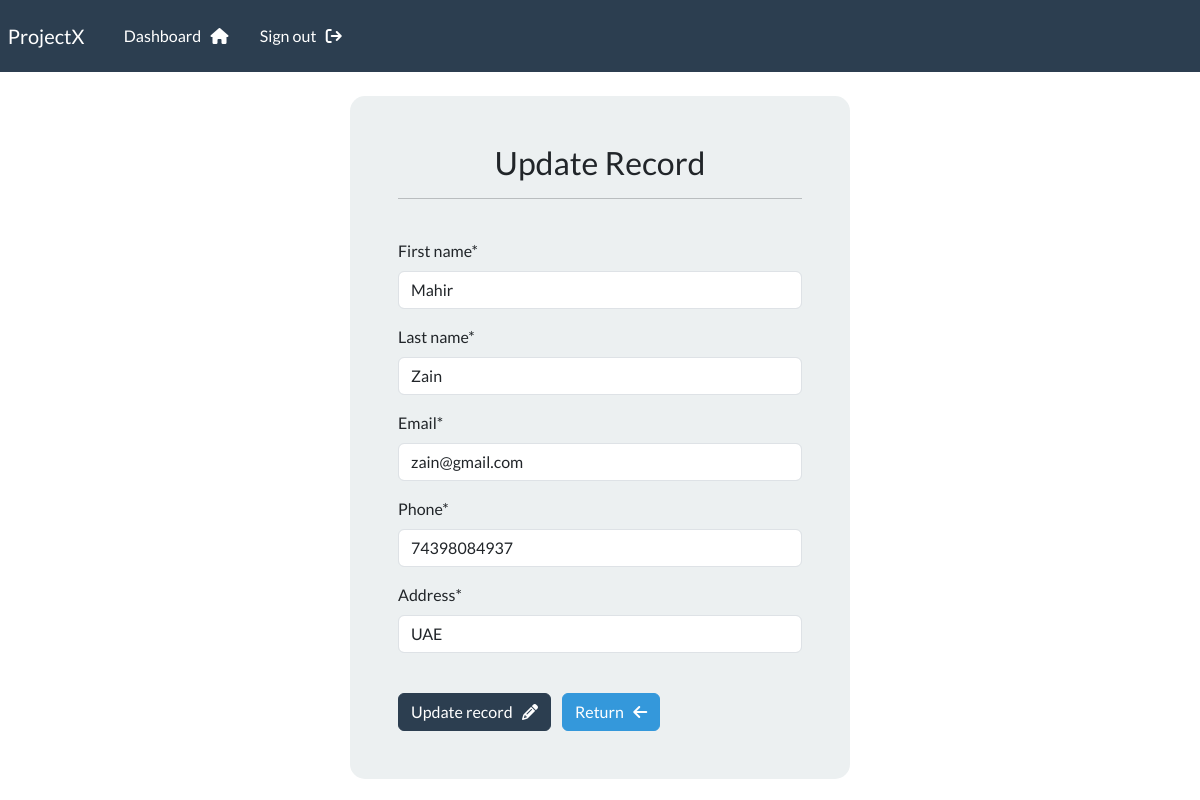
Page /update-record/2 (signed in) on the committed database.
### webapp/models.py (models this page shows, shortened)
class Record(models.Model):
    creation_date = models.DateTimeField(auto_now_add=True)
    first_name = models.CharField(max_length=100)
    last_name = models.CharField(max_length=100)
    email = models.CharField(max_length=255)
    phone = models.CharField(max_length=20)
    address = models.CharField(max_length=300)

### webapp/views.py (the view)
# urls.py: path('update-record/<int:pk>', update_record, name='update-record'),
@login_required(login_url='login')
def update_record(request,pk):
    record = Record.objects.get(id=pk)
    form = UpdateRecordForm(instance=record)
    if request.method == 'POST':
        form = UpdateRecordForm(request.POST, instance=record)
        if form.is_valid():
            form.save()
            messages.success(request, "Record updated successfully!")
            return redirect("dashboard")
    context = {'form': form}
    return render(request, 'webapp/update-record.html', context=context)

### webapp/forms.py
class UpdateRecordForm(forms.ModelForm):
    class Meta:
        model = Record
        fields = ['first_name', 'last_name', 'email', 'phone', 'address']

### webapp/templates/webapp/update-record.html
{% extends "webapp/base.html" %} {% load crispy_forms_tags %}{% block content %}
<body>
  <div class="container bg-light shadow-md p-5 form-layout">
    <h3 class="text-center">Update Record</h3>
    <hr />
    <br />
    <form action="" method="POST" autocomplete="off">
      {% csrf_token %} {{form|crispy}}
      <br />
      <button type="submit" class="btn btn-primary">
        Update record &nbsp; <i class="fa fa-pencil" aria-hidden="true"></i>
      </button>
      <a href="{% url 'dashboard' %}" class="btn btn-info mx-2">
        Return &nbsp; <i class="fa fa-arrow-left" aria-hidden="true"></i>
      </a>
    </form>
  </div>
  <br />
</body>
{% endblock content %}

### static/css/style.css (style rules this page uses)
.form-layout { border-radius: 15px; width: 500px; }

### rows in the picture
Record: first_name "Mahir", last_name "Zain", email "zain@gmail.com", phone "74398084937", address "UAE"
